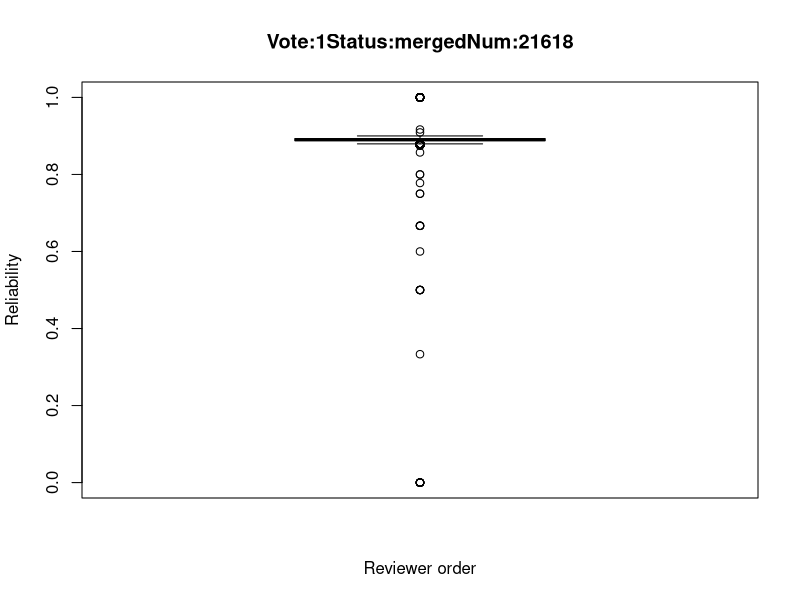
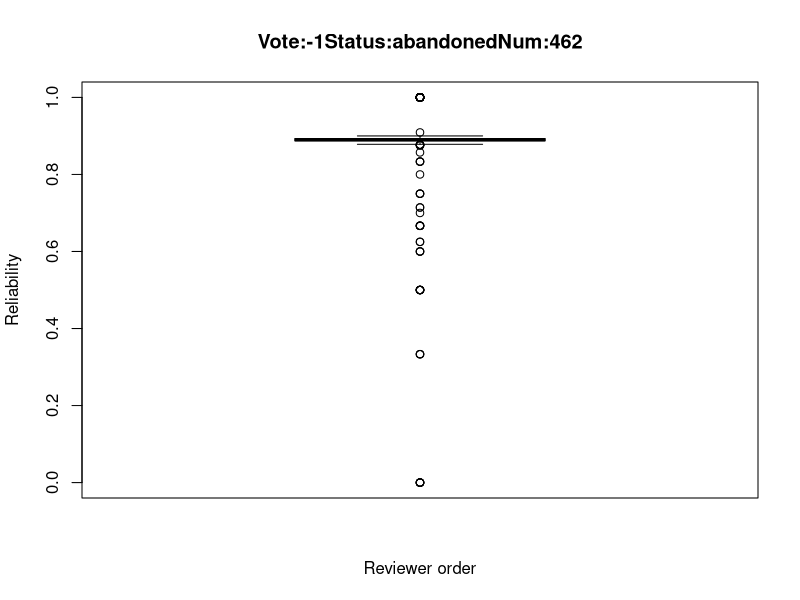

The R script that drew these images, in order: (Note: a time limit stopped this script after it produced the figures.)
########################
## SANER2015 RQ2
## @author:Yuki Ueda
## @createdOn:2015/10/15
########################
#pdf("RQ2_1.pdf")


### Set data
num <- data.frame() # Init

# Input csv
num <- read.csv("CSVdata_q/numOfPatchsets_1.csv"
                 ,sep=",", header=TRUE)

### number of patchset's voting(+1, -1) is 1
# index_like: vote is "like"
# index_dislike_a: vote is "dislike"
index_like <- data.frame()
index_dislike <- data.frame()


for(i in 1:nrow(num)){
  if(num$VotingScore[i] == 1){      # vote is like
    index_like <- rbind(index_like, num[i,])
  }else{                            # vote is dislike
    index_dislike <- rbind(index_dislike, num[i,])
  }
}

index <- list(index_like, index_dislike)

for(i in index){
  value = i$CurrentPar
  name = paste("Vote:", i$VotingScore[1], "Status:", i$Status[1],"Num:",length(value),sep="")
  jpeg(paste("pictureRQ3_q/RQ3_1",name,".jpg",sep=""))
  boxplot(value, xlab="Reviewer order", ylab="Reliability", main=name, ylim=c(0,1))
  print(name)
  result <- summary(value)
  print(result)

  threshold = result[['1st Qu.']] - 1.5 * IQR(value)
}


### number of patchset's voting(+1, -1) is 1
# index_like: vote is "like"
# index_dislike_a: vote is "dislike"
index_like <- data.frame()
index_dislike <- data.frame()


for(i in 1:nrow(num)){
  if(num$CurrentPar[i] > threshold){
    if(num$VotingScore[i] == 1){      # vote is like
      index_like <- rbind(index_like, num[i,])
    }else{                            # vote is dislike
      index_dislike <- rbind(index_dislike, num[i,])
    }
  }
}

index <- list(index_like, index_dislike)

for(i in index){
  value = i$CurrentPar
  name = paste("Vote:", i$VotingScore[1], "Status:", i$Status[1],"Num:",length(value),sep="")
  jpeg(paste("pictureRQ3_q/RQ3_1",name,".jpg",sep=""))
  boxplot(value, xlab="Reviewer order", ylab="Reliability", main=name, ylim=c(0,1))
  print(name)
  result <- min(value)
  print(result)
}
